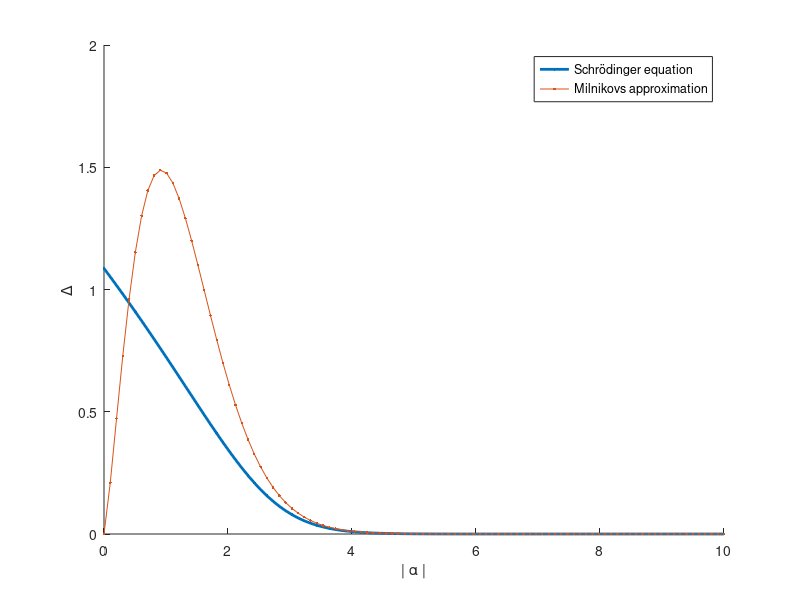

The MATLAB script that drew this image: (Note: this script raises an error after producing the figure.)
clc
clear all

%1 particle tunneling calculations for a feq methods
%Methods:
% Exact with Schrödinger eq.
% Landau's formula
% Colemans formula
% Instanton Claulcation
% Milnikov's formula

N       = 200;
Nalpha  = 100;
alpha   = linspace(0, 10, Nalpha);
Action = 2*sqrt(2)/3 * alpha.^(1.5);


m       = 1;
hbar    = 1;
 
splits = zeros(Nalpha, 5);
%First the Landau method:--------------------------------------------------
for i = 1:Nalpha
    

    x       = linspace(-sqrt(alpha(i)), sqrt(alpha(i)), N);
    V       = 0.25 * (alpha(i) - x.^2).^2;
    p       = abs(sqrt(2 * m * V));
    omega   =  sqrt(2 * abs(alpha(i))); %sqrt((1 * (3*sqrt(abs(alpha(i)))^2 - alpha(i))));
    
    int_p = 0;
    for j = 1:length(x)- 1
        int_p = int_p + (x(j+1) - x(j)) * (p(j) + p(j+1))/2;
    end

    splits(i, 1) = omega * hbar / pi * exp(-1/hbar * int_p);
end

%exact method:-------------------------------------------------------------
bound = 6;
x = linspace(-bound, bound,N);
dx = x(2) - x(1);
kin = sparse(N,N);

mtx = 2 * eye(N);
for i = 2:N
    mtx(i-1,i) = -1;
    mtx(i,i-1) = -1;
end

kin = hbar^2 / (2 * m * dx^2) * mtx;

for i = 1:Nalpha
   U = 0.25 * (alpha(i) - x.^2).^2;
   pot = diag(U);
   hami = kin + pot;
   [psi,E] = eig(hami);
   EE(i,:) = diag(E);
end

for i = 1:Nalpha
   splits(i, 2) = EE(i,2) - EE(i,1);    
end

%Coleman:------------------------------------------------------------------
% Action = 0.924 * alpha.^(1.5);
% for i = 1:Nalpha
%     xint = linspace(0,alpha(i),N);
%     dxp2 = (xint(5)-xint(4))/2;
%     
%     omega   =  sqrt(2 * abs(alpha(i))); %sqrt((1 * (3*sqrt(abs(alpha(i)))^2 - alpha(i))));
%     V = 0.25 * ( alpha(i) - xint.^2).^2;
%     A = zeros(Nalpha,1);
%     
%     func1 = (m*omega)./sqrt(2*m*V);
%     func2 = -1./(alpha(i) - xint);
%         
%     for j = 2:N-2
%         A(i) = A(i) + (func1(j)+func1(j+1)) * dxp2;
%         A(i) = A(i) + (func2(j)+func2(j+1)) * dxp2;
%     end  
%     
% end
% for k = 1:Nalpha
%    omega   =  sqrt(2 * abs(alpha(i))); %sqrt((1 * (3*sqrt(abs(alpha(i)))^2 - alpha(i))));
%    splits(k, 3) = hbar * omega * sqrt((m*omega*alpha(k)^2)/(pi*hbar)) * exp(A(k) - Action(k)/hbar);    
% end

% Instanton:---------------------------------------------------------------

for i = 1:Nalpha
    omega   =  sqrt(2 * abs(alpha(i))); %sqrt((1 * (3*sqrt(abs(alpha(i)))^2 - alpha(i))));
    %splits(i, 4) = 2 * hbar * sqrt(12) * omega * sqrt(Action(i)/(2 * pi * hbar)) * exp(- Action(i) / hbar);
    
    splits(i, 4) = 2 * hbar * sqrt(12) * omega * sqrt(Action(i)/(2 * pi * hbar)) * exp(- Action(i) / hbar);
end

% Milnikov:-----------------------------------------------------------------
y = linspace(-100, 0, N);
dy = y(2) - y(1);
chi = tanh(y /sqrt(2));
for k = 1:Nalpha
    V       = 0.25 * (x.^2 - alpha(k)).^2;
    p       = sqrt(2 * m * V);
    p0      = sqrt(2* m * (0.25 * (alpha(k))^2));
    omega   =  sqrt(2 * abs(alpha(k))); %sqrt((1 * (3*sqrt(abs(alpha(i)))^2 - alpha(i))));
    %splits(k, 5) = sqrt(omega/pi) * 4 * omega * sqrt(alpha(k)) * exp(-Action(k)/hbar); %* exp(A(k));
    splits(k, 5) = sqrt(omega/pi) * 4 * omega * sqrt(alpha(k)) * exp(-Action(k) /hbar); %* exp(A(k));
end
%%
figure(1)
clf(figure(1))
hold on
%plot(alpha, splits(:, 1),'.-', 'DisplayName', 'Landau')
plot(alpha, splits(:, 2),'.-', 'LineWidth', 2, 'DisplayName', 'Schrödinger equation')
%plot(alpha, splits(:, 3),'.-', 'DisplayName', 'Colemans approximation')
%plot(alpha, splits(:, 4),'.-', 'DisplayName', 'Instanton approximation')
plot(alpha, splits(:, 5),'.-', 'DisplayName', 'Milnikovs approximation')
legend
xlabel('| \alpha |')
ylabel('\Delta')
yline([10^-1 10^-2])
%set(gca, 'Xscale', 'log')
set(gca, 'Yscale', 'log')
grid on

% figure(2)
% clf(figure(2))
% hold on
% plot(alpha, abs(splits(:, 2) - splits(:, 1)),'.-', 'DisplayName', 'Landau')
% plot(alpha, abs(splits(:, 2) - splits(:, 3)),'.-', 'DisplayName', 'Coleman')
% plot(alpha, abs(splits(:, 2) - splits(:, 4)),'.-', 'DisplayName', 'Instanton')
% plot(alpha, abs(splits(:, 2) - splits(:, 5)),'.-', 'DisplayName', 'Milnikov')
% legend
% set(gca, 'Yscale', 'log')
% hold off
% 
% figure(3)
% clf(figure(3))
% hold on
% plot(alpha(1:end-1), diff(splits(:, 1)),'.-', 'DisplayName', 'Landau')
% plot(alpha(1:end-1), diff(splits(:, 2)),'.-', 'LineWidth', 2, 'DisplayName', 'Schrödinger equation')
% plot(alpha(1:end-1), diff(splits(:, 3)),'.-', 'DisplayName', 'Colemans approximation')
% plot(alpha(1:end-1), diff(splits(:, 4)),'.-', 'DisplayName', 'Instanton approximation')
% plot(alpha(1:end-1), diff(splits(:, 5)),'.-', 'DisplayName', 'Milnikovs approximation')
% legend
% 
% hold off